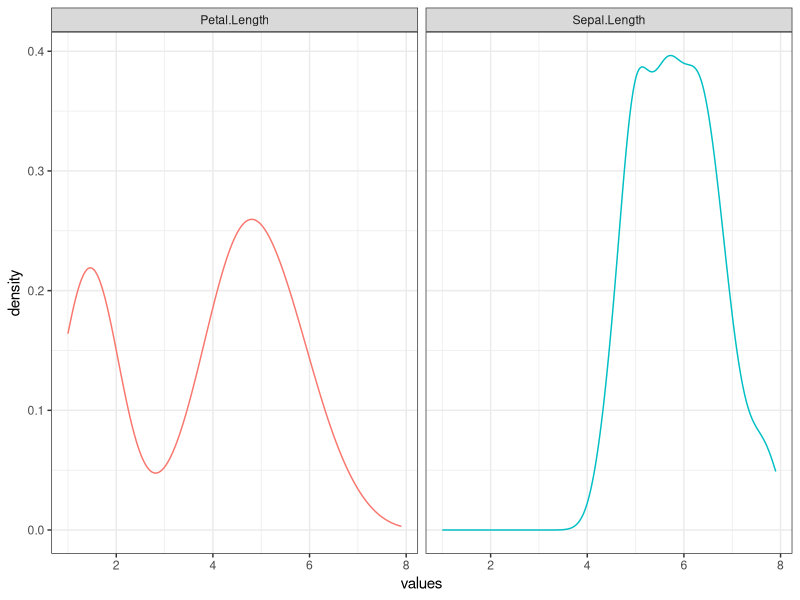
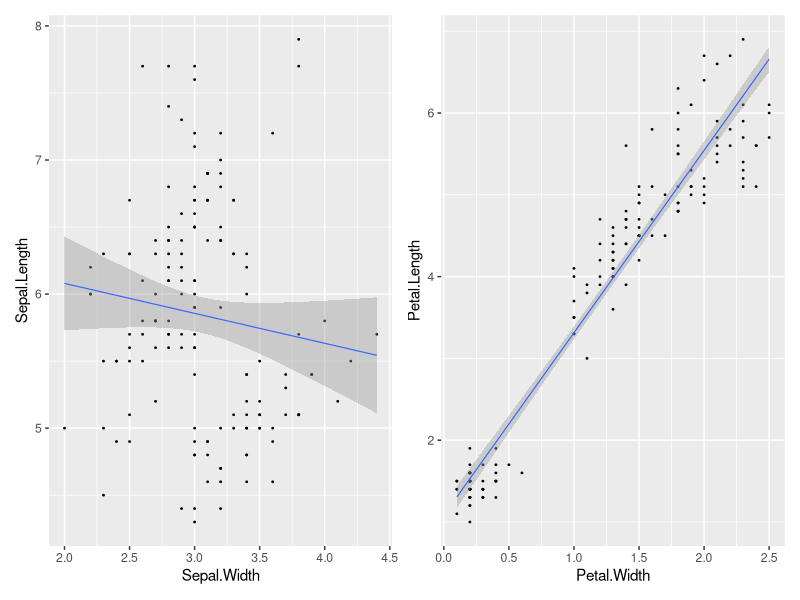
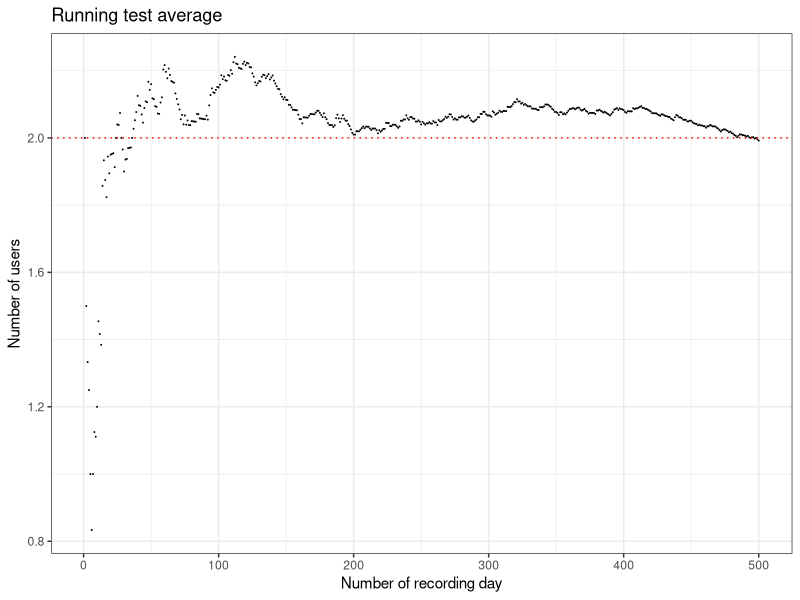
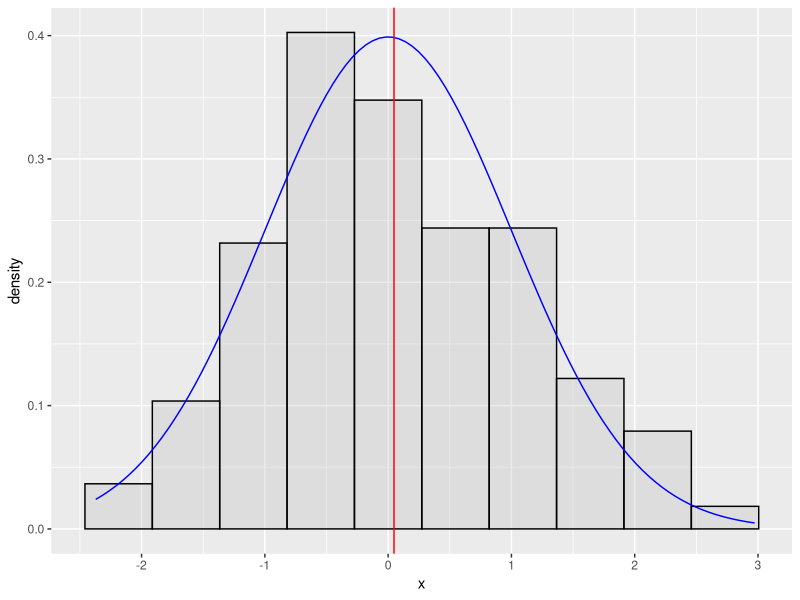

Here is the R script that generated these plots, in order:
library(tidyverse)
library(patchwork) # For arranging plots
data("iris")

# Plot KDEs for all lengths in iris and in different facet
glimpse(iris)
lengths_long <- iris %>% 
    pivot_longer(cols = c(Sepal.Length, Petal.Length), names_to = "length", values_to = "values")

lengths_long %>% ggplot(aes(x=values, colour = length)) +
  theme_bw() +
  facet_grid(~length) +
  geom_density(show.legend = FALSE)


#Make a scatter plot of length as a function of the width, with a layer showing a linear model.
p1 <- iris %>%
  ggplot(aes(x = Sepal.Width, y = Sepal.Length)) +
  geom_point(size = 0.3) +
  geom_smooth(method='lm', formula= y~x, linewidth = 0.4) 

p2 <- iris %>%
  ggplot(aes(x = Petal.Width, y = Petal.Length)) +
  geom_point(size = 0.3) +
  geom_smooth(method='lm', formula= y~x, linewidth = 0.4) 

(p1 | p2)


## Limit theorems

# Assume the number of users visiting a website follows poisson distribution with mean 2 (rate of occurance).
# f(x) = \lambda^x exp(-\lambda) / x!  \lambda = 2

# Consider 500 websites, check the average users' number as websites increase
set.seed(2023)
sim_poi <- function(n, lambda) {
  rpois(n, lambda)
}

n <- 500
lambda <- 2
runningaverage <-cumsum(sim_poi(n,lambda)) / 1:n

df <- tibble(x = 1:length(runningaverage), y = runningaverage)

df %>%
  ggplot(aes(x = x, y = y)) +
  theme_bw() +
  geom_point(shape = 20, size = 0.2) +
  geom_hline(yintercept = lambda,colour = "red",linewidth = .5,linetype = "dotted") +
  labs(title = "Running test average",
       x = "Number of recording day",
       y = "Number of users",
       color = "Realization")




#What the distribution of the average users if you record N times.
#CLT let us it can be estimated by normal distribution.
N <-300
n <- 500
lambda <- 2
user_num <- numeric(N)
for (i in 1:N) {
  sim <- sim_poi(n, lambda)
  user_num[i] <- sum(sim)/ n
}

mu <- lambda
sigmasq <- lambda/n

z <- (user_num - mu) / sqrt(sigmasq)

# calculate sample mean & standard deviation
muhat <- mean(z) 
sigmahat <- sd(z)

# plot
b <- (24*sqrt(pi))^(1/3) * sigmahat * (N^(-1/3))
tibble(x = z) %>%
  ggplot(aes(x = x)) +
  geom_histogram(aes(y = after_stat(density)), binwidth = b, colour="black", fill="grey", alpha = 0.3) +
  stat_function(fun = dnorm, args = list(mean = 0, sd = 1), colour = "blue") + # layer with standard normal distribution
  geom_vline(xintercept = muhat, colour = "red")









